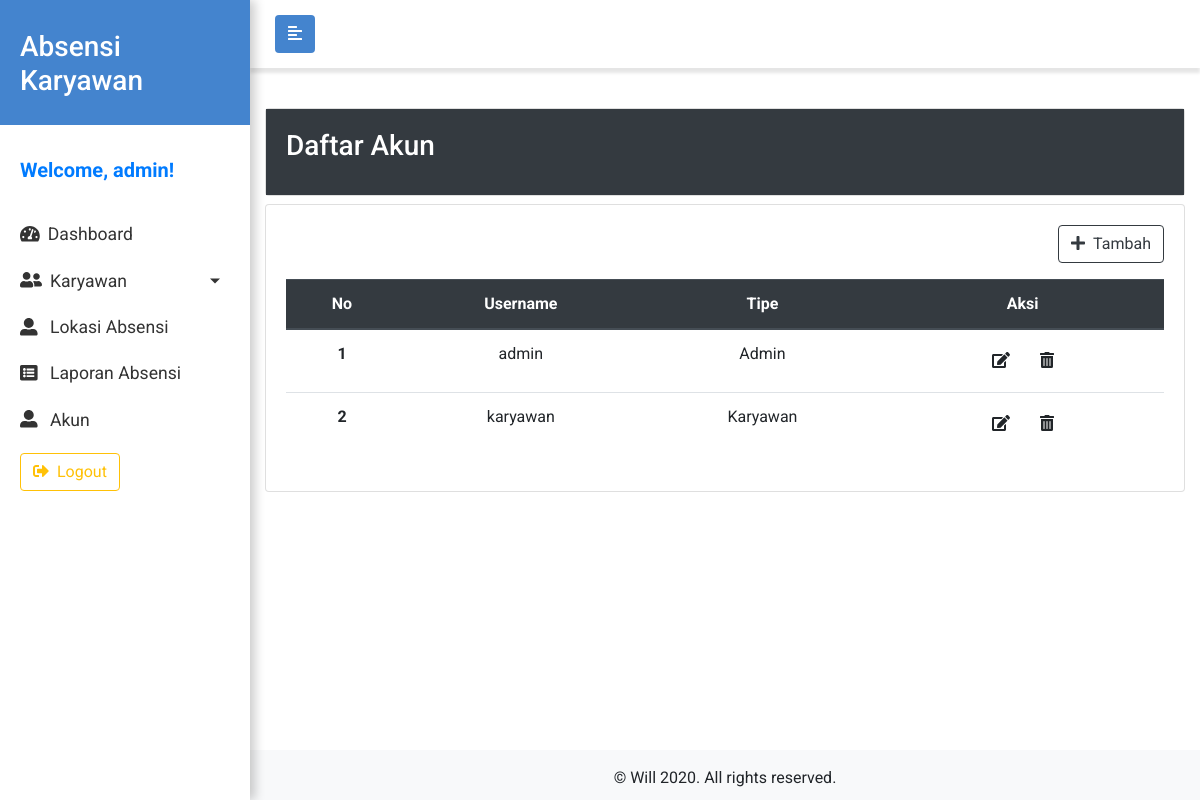
/admin/index.php?page=akun (signed in), run on the app's committed database.
### tables this page shows
CREATE TABLE `user` (
  `id` int(11) NOT NULL,
  `username` varchar(100) NOT NULL,
  `password` varchar(200) NOT NULL,
  `account_type` int(11) NOT NULL
);

### admin/halaman/akun.php (the view, shortened to what this page needs)
<div class="row">
  <div class="col-12">
    <div class="card" style="width: 100%;">
      <div class="card-body bg-dark text-white">
        <h3 class="card-title">Daftar Akun</h3>
      </div>
    </div>
  </div>
</div>
<div class="row mt-2 mb-5">
  <div class="col-12">
    <div class="card" style="width: 100%;">
      <div class="card-body table-responsive">
        <?php
        $i = 1;
        $data = mysqli_query($koneksi, "SELECT id, username, account_type FROM user");
        ?>
        <a href="#" class="btn btn-outline-dark float-right mb-3 tambah-btn" data-toggle="modal" data-target="#formModal" onclick="changeType('tambah')">
          <i class="fas fa-plus mr-2"></i>Tambah
        </a>
        <table class="table table-hover text-center">
          <thead class="thead-dark">
            <tr>
              <th scope="col">No</th>
              <th scope="col">Username</th>
              <th scope="col">Tipe</th>
              <th scope="col">Aksi</th>
            </tr>
          </thead>
          <tbody>
            <?php
            while ($d = mysqli_fetch_assoc($data)) :
            ?>
              <tr>
                <th scope="row"><?= $i ?></th>
                <td><?= $d["username"] ?></td>
                <td><?php echo ($d["account_type"] == 1 ? "Admin" : "Karyawan")  ?></td>
                <td>
                  <a href="" class="btn edit-btn" data-id="<?php echo $d["id"]; ?>" data-toggle="modal" data-target="#formModal" onclick="changeType('ubah');">
                    <i class="fas fa-edit"></i>
                  </a>
                  <a href="" class="btn hapus-btn" data-id="<?php echo $d["id"]; ?>" onclick="return confirm('Anda yakin untuk menghapus data ini?')">
                    <i class="fas fa-trash-alt"></i>
                  </a>
                </td>
              </tr>
            <?php
              $i++;
            endwhile;
            ?>
          </tbody>
        </table>
      </div>
    </div>
  </div>
</div>

### css/style.css (style rules this page uses)
* { padding: 0; margin: 0; box-sizing: border-box; }
html { position: relative; min-height: 100%; }
body { width: 100%; height: 100%; font-family: 'Roboto', sans-serif; }
a { text-decoration: none !important; color: #333; }

### data on the page
user: username "admin", account_type "Admin"
user: username "karyawan", account_type "Karyawan"

### other printed values
$nama "admin"
